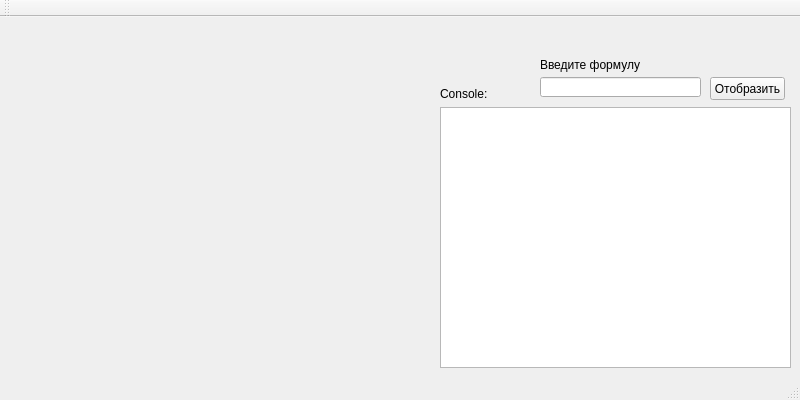
<?xml version="1.0" encoding="UTF-8"?>
<ui version="4.0">
 <class>MainWindow</class>
 <widget class="QMainWindow" name="MainWindow">
  <property name="geometry">
   <rect>
    <x>0</x>
    <y>0</y>
    <width>800</width>
    <height>400</height>
   </rect>
  </property>
  <property name="windowTitle">
   <string>MainWindow</string>
  </property>
  <widget class="QWidget" name="centralWidget">
   <widget class="QLineEdit" name="lineEdit">
    <property name="geometry">
     <rect>
      <x>540</x>
      <y>60</y>
      <width>161</width>
      <height>20</height>
     </rect>
    </property>
   </widget>
   <widget class="QLabel" name="label">
    <property name="geometry">
     <rect>
      <x>540</x>
      <y>40</y>
      <width>101</width>
      <height>16</height>
     </rect>
    </property>
    <property name="text">
     <string>Введите формулу:</string>
    </property>
   </widget>
   <widget class="QPushButton" name="pushButton">
    <property name="geometry">
     <rect>
      <x>710</x>
      <y>60</y>
      <width>75</width>
      <height>23</height>
     </rect>
    </property>
    <property name="text">
     <string>Отобразить</string>
    </property>
   </widget>
   <widget class="QTextEdit" name="textEdit">
    <property name="geometry">
     <rect>
      <x>440</x>
      <y>90</y>
      <width>351</width>
      <height>261</height>
     </rect>
    </property>
   </widget>
   <widget class="QLabel" name="label_2">
    <property name="geometry">
     <rect>
      <x>440</x>
      <y>70</y>
      <width>47</width>
      <height>13</height>
     </rect>
    </property>
    <property name="text">
     <string>Console:</string>
    </property>
   </widget>
  </widget>
  <widget class="QMenuBar" name="menuBar">
   <property name="geometry">
    <rect>
     <x>0</x>
     <y>0</y>
     <width>800</width>
     <height>21</height>
    </rect>
   </property>
  </widget>
  <widget class="QToolBar" name="mainToolBar">
   <attribute name="toolBarArea">
    <enum>TopToolBarArea</enum>
   </attribute>
   <attribute name="toolBarBreak">
    <bool>false</bool>
   </attribute>
  </widget>
  <widget class="QStatusBar" name="statusBar"/>
 </widget>
 <layoutdefault spacing="6" margin="11"/>
 <resources/>
 <connections/>
</ui>
